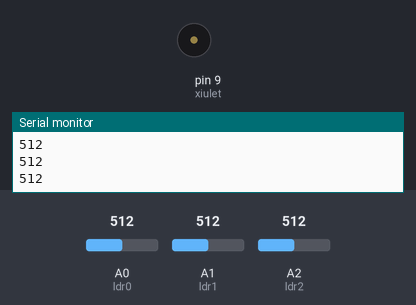
Simulated run of this sketch. Board: Arduino Uno, built with avr-gcc and run on an emulated ATmega328P. Parts: buzzer (waves = sounding), the last lines printed to the serial monitor. Inputs (shaded band) come from the test bench; at power-on: A2 (ldr2) = 512, A0 (ldr0) = 512, A1 (ldr1) = 512.

Above: at 1.2 s.
1.3 s: A2 (ldr2) set to 409
2.8 s: A2 (ldr2) set to 389
At 2.9 s:
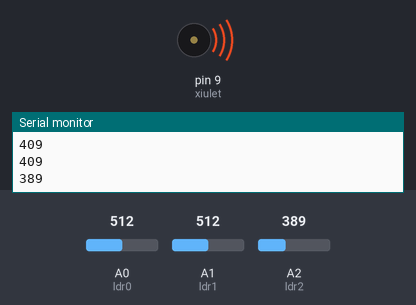
5.8 s: A2 (ldr2) set to 410
At 5.8 s:
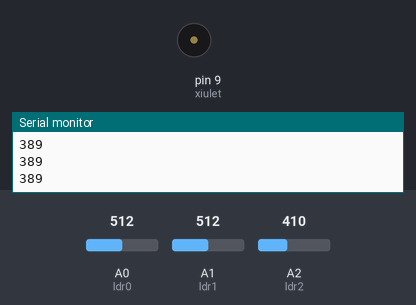
7.3 s: A0 (ldr0) set to 415
8.8 s: A0 (ldr0) set to 388
At 9.05 s:
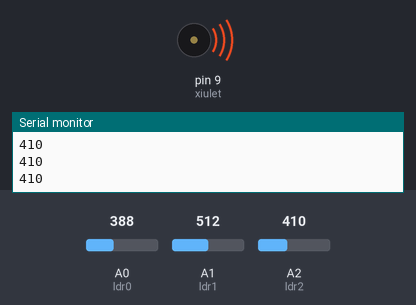
11.8 s: A0 (ldr0) set to 410
At 13.5 s:
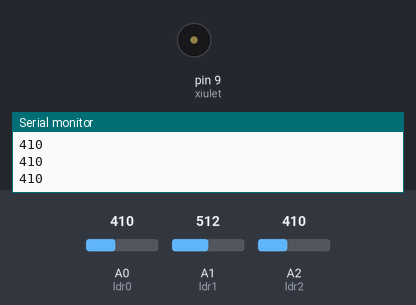
Timing chart, 0 to 14.7 s (numbered marks = the images above; inputs shaded):
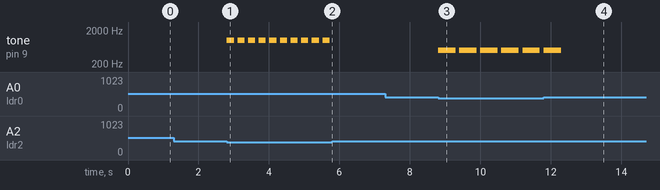

The sketch:

Avisador_ac_stic_ex._2.ino
```cpp
/**********************************************************************************
**                                                                               **
**                              Avisador Acústic                                 **
**                                                                               **
**                                                                               **
**********************************************************************************/

//********** Includes *************************************************************

//********** Variables ************************************************************
const int xiulet = 9;        // donar nom al pin 9 de l’Arduino
const int ldr0 = A0;         // donar nom al pin A0 de l’Arduino
const int ldr1 = A1;
const int ldr2 = A2;

int valLdr0;                 // guardar valor del ldr
int valLdr1;
int valLdr2;
int rapidesa;                    // freqüència del xiulet


//********** Setup ****************************************************************
void setup()
{
  pinMode(xiulet, OUTPUT);     // definir el pin 9 com una sortida
  Serial.begin(9600);
}

//********** Loop *****************************************************************
void loop()
{
  valLdr0 = analogRead(ldr0);   // llegir valor ldr

  valLdr1 = analogRead(ldr1);

  valLdr2 = analogRead(ldr2);
  Serial.println(valLdr2);

  if (valLdr0 < 400){
  rapidesa=valLdr0;
  rapidesa=map(rapidesa, 200, 1023, 200, 1500);

  tone(xiulet, 500, rapidesa);   // xiulet de durada 100ms
  delay(rapidesa+100);            // esperar xiulet + silenci
  }


  if (valLdr1 < 400){
  rapidesa=valLdr1;
  rapidesa=map(rapidesa, 100, 1023, 20, 700);

  tone(xiulet, 750, rapidesa);   // xiulet de durada 100ms
  delay(rapidesa+100);            // esperar xiulet + silenci
  }


    if (valLdr2 < 400){
  rapidesa=valLdr2;
  rapidesa=map(rapidesa, 100, 1023, 20, 600);

  tone(xiulet, 1000, rapidesa);   // xiulet de durada 100ms
  delay(rapidesa+100);            // esperar xiulet + silenci
  }


}

//********** Funcions *************************************************************
```

Measured:
- the behaviour switches between 400 and 399 on A2 (ldr2) (found by bisection; images 0 and 1)
- the behaviour switches between 400 and 399 on A0 (ldr0) (found by bisection; images 2 and 3)
- after the input at 2.8 s, tone on pin 9 (xiulet): alternates 1000 Hz for 0.20 s and silent for 0.10 s, starting at once
- after the input at 5.8 s, tone on pin 9 (xiulet): stops changing and stays silent
- after the input at 8.8 s, tone on pin 9 (xiulet): alternates 500 Hz for 0.50 s and silent for 0.10 s, starting at once
- after the input at 11.8 s, tone on pin 9 (xiulet): goes on until 12.3 s, then stays silent
